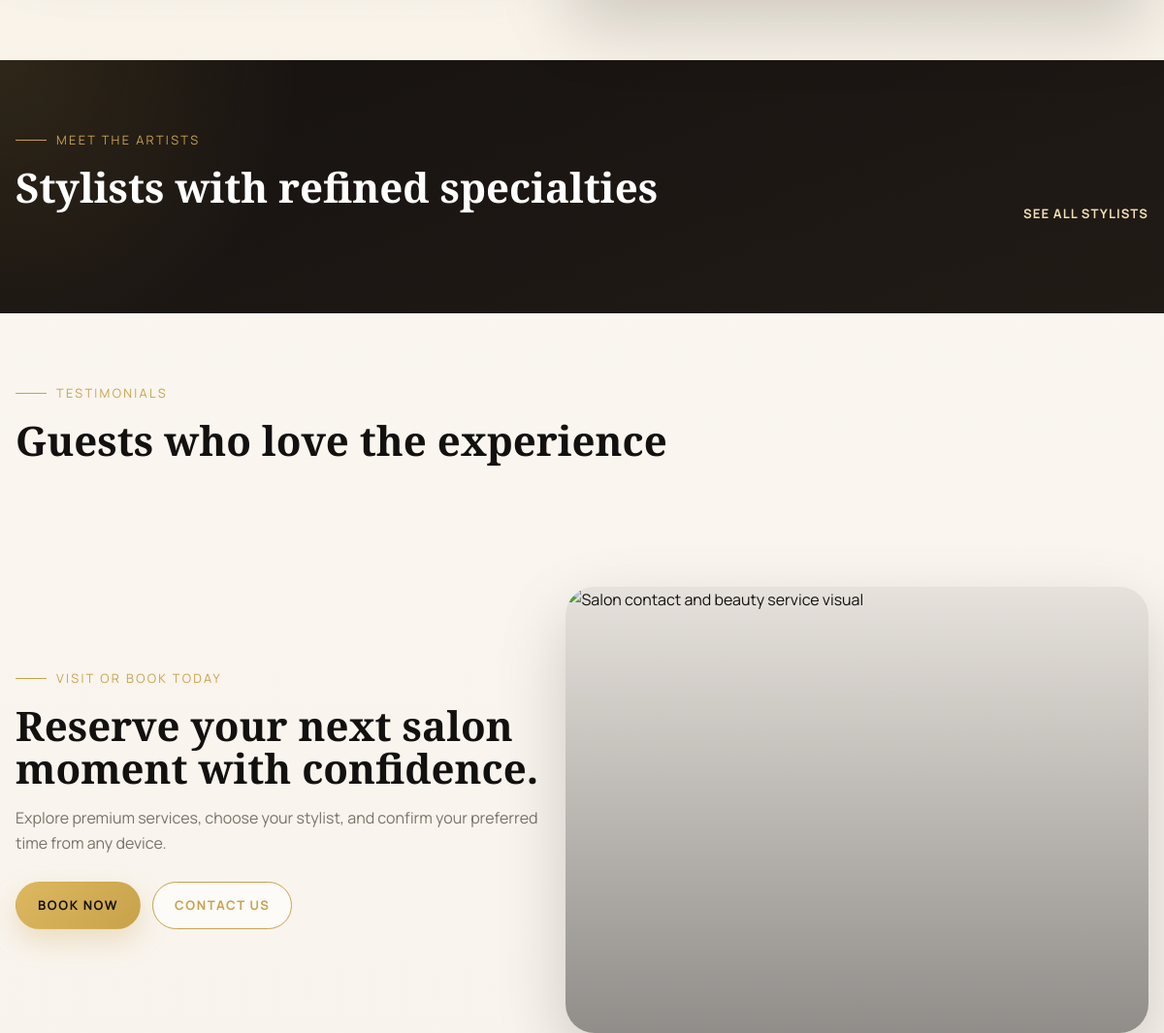
Before: / (middle part) with the older database file.
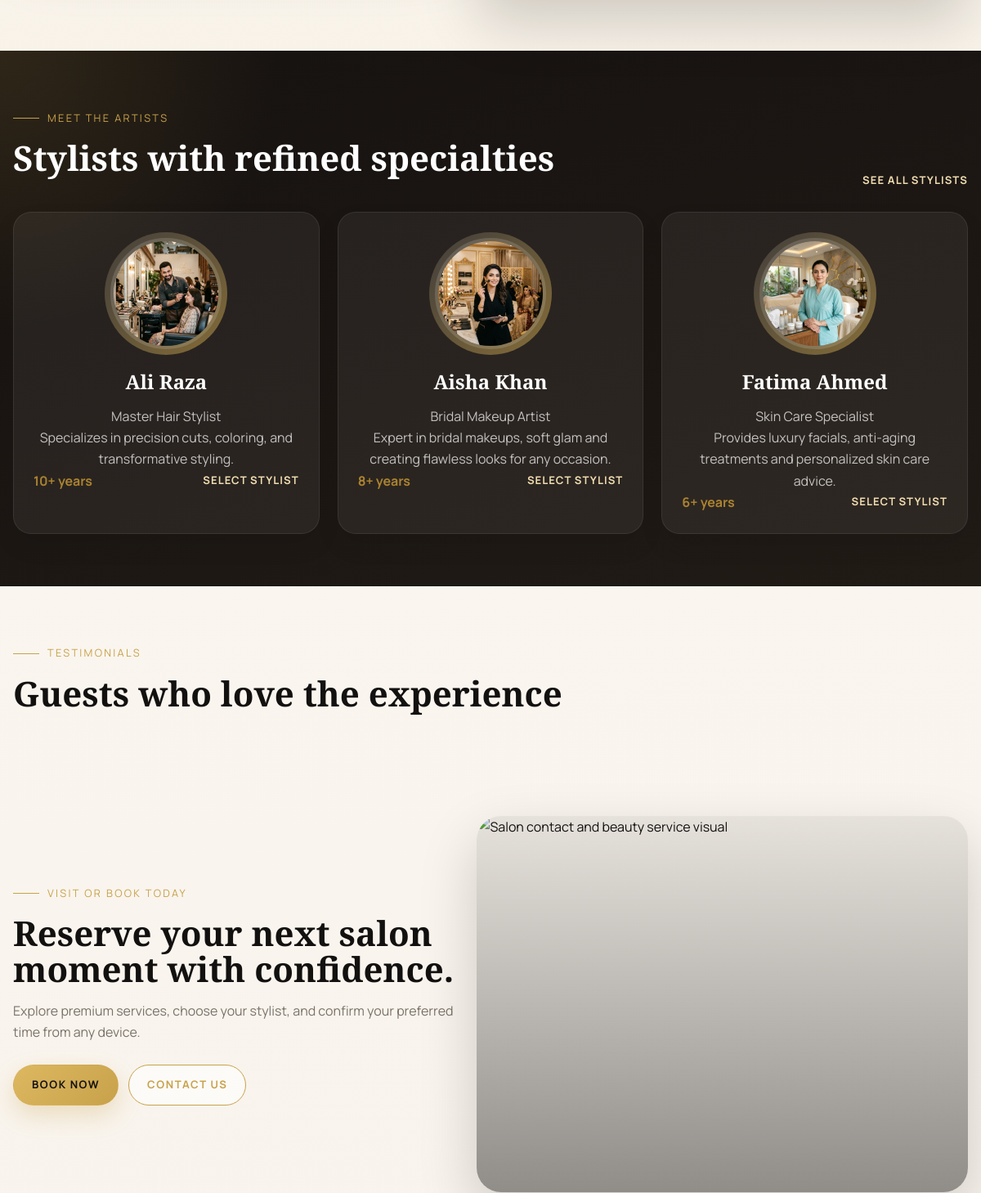
After: the same page with the newer database file.
### tables this page shows
CREATE TABLE IF NOT EXISTS `staff` (
  `id` INT AUTO_INCREMENT PRIMARY KEY,
  `user_id` INT NOT NULL,
  `commission_rate` DECIMAL(5,2) DEFAULT 0.00,
  `services` TEXT COMMENT 'comma separated service ids',
  `specialization` VARCHAR(150) DEFAULT NULL,
  `experience_years` INT DEFAULT 0,
  `bio` TEXT DEFAULT NULL,
  FOREIGN KEY (`user_id`) REFERENCES `users`(`id`) ON DELETE CASCADE
);

CREATE TABLE IF NOT EXISTS `users` (
  `id` INT AUTO_INCREMENT PRIMARY KEY,
  `name` VARCHAR(100) NOT NULL,
  `username` VARCHAR(100) DEFAULT NULL,
  `email` VARCHAR(100) NOT NULL UNIQUE,
  `phone` VARCHAR(20),
  `password` VARCHAR(255) NOT NULL,
  `role` ENUM('admin', 'receptionist', 'stylist', 'client') DEFAULT 'client',
  `avatar` VARCHAR(255) DEFAULT NULL,
  `created_at` TIMESTAMP DEFAULT CURRENT_TIMESTAMP
);

### index.php (the view, shortened to what this page needs)
<?php
require_once 'includes/db.php';
$stylists = $pdo->query("
    SELECT u.id, u.name, u.avatar, st.specialization, st.experience_years, st.bio
    FROM users u
    JOIN staff st ON st.user_id = u.id
    WHERE u.role = 'stylist'
    ORDER BY st.experience_years DESC, u.name ASC
    LIMIT 3
")->fetchAll();
$settings_map = [
    'about_title' => 'Designed to feel luxurious from the first click to the final mirror check.',
    'about_desc' => 'Our experience blends modern salon aesthetics with practical booking tools, so clients enjoy visual confidence while staff stay organized behind the scenes.',
    'promo_title' => 'Reserve your next salon moment with confidence.',
    'promo_desc' => 'Explore premium services, choose your stylist, and confirm your preferred time from any device.'
];
include 'includes/header.php';
?>
<section class="section-shell about-showcase">
</section>
<section class="section-shell section-dark">
    <div class="container">
        <div class="section-heading light">
            <div>
                <span class="eyebrow">Meet the artists</span>
                <h2>Stylists with refined specialties</h2>
            </div>
            <a href="/salon-management/stylists.php" class="text-link text-link-light">See all stylists</a>
        </div>
        <div class="lux-grid stylist-grid improved-stylist-grid">
            <?php foreach ($stylists as $stylist): ?>
                <article class="lux-card stylist-card clean-stylist-card">
                    <div class="stylist-avatar-wrap">
                        <img class="stylist-avatar" src="<?php echo htmlspecialchars($stylist['avatar'] ?: '/salon-management/assets/images/stylist-default.svg'); ?>" alt="<?php echo htmlspecialchars($stylist['name']); ?>">
                    </div>
                    <div>
                        <h3><?php echo htmlspecialchars($stylist['name']); ?></h3>
                        <p class="text-gold"><?php echo htmlspecialchars($stylist['specialization'] ?: 'Luxury Hair Design'); ?></p>
                        <p><?php echo htmlspecialchars($stylist['bio'] ?: 'Known for calm consultations, elevated styling, and polished guest care.'); ?></p>
                        <div class="mini-meta">
                            <span><?php echo (int) $stylist['experience_years']; ?>+ years</span>
                            <a href="/salon-management/appointments.php?stylist_id=<?php echo $stylist['id']; ?>" class="text-link text-link-light">Select stylist</a>
                        </div>
                    </div>
                </article>
            <?php endforeach; ?>
        </div>
    </div>
</section>
<section class="section-shell testimonials-shell">
    <div class="container">
        <div class="section-heading">
            <div>
                <span class="eyebrow">Testimonials</span>
                <h2>Guests who love the experience</h2>
            </div>
        </div>
    </div>
</section>
<section class="section-shell contact-image-section">
    <div class="container contact-promo">
        <div class="contact-promo-copy">
            <span class="eyebrow">Visit or book today</span>
            <h2><?php echo htmlspecialchars($settings_map['promo_title']); ?></h2>
            <p><?php echo htmlspecialchars($settings_map['promo_desc']); ?></p>
            <div class="hero-actions">
                <a href="/salon-management/appointments.php" class="btn btn-primary">Book Now</a>
                <a href="/salon-management/contact.php" class="btn btn-outline-gold">Contact Us</a>
            </div>
        </div>
        <div class="contact-promo-image">
            <img src="/salon-management/assets/images/manicure.jpg" alt="Salon contact and beauty service visual">
        </div>
    </div>
</section>
<?php include 'includes/footer.php'; ?>
<?php include 'includes/footer.php'; ?>

Changed rows visible on the page:
added staff: user.avatar (picture), user.name "Ali Raza", specialization "Master Hair Stylist", bio "Specializes in precision cuts, coloring, and transformative styling.", experience_years "10"
added staff: user.avatar (picture), user.name "Aisha Khan", specialization "Bridal Makeup Artist", bio "Expert in bridal makeups, soft glam and creating flawless looks for any occasion.", experience_years "8"
added staff: user.avatar (picture), user.name "Fatima Ahmed", specialization "Skin Care Specialist", bio "Provides luxury facials, anti-aging treatments and personalized skin care advice.", experience_years "6"
